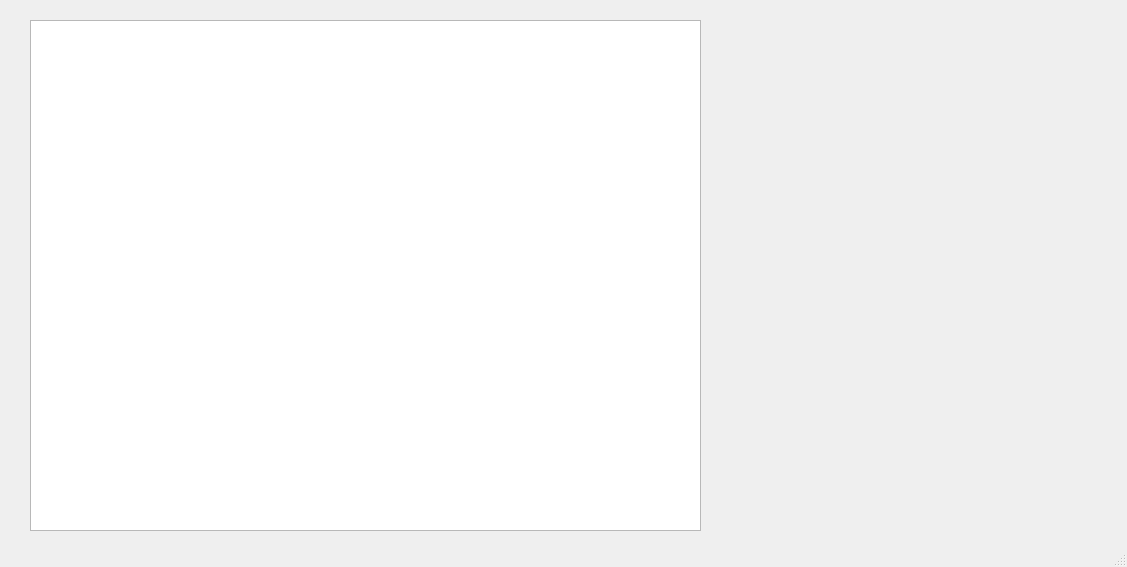
<?xml version="1.0" encoding="UTF-8"?>
<ui version="4.0">
 <class>MainWindow</class>
 <widget class="QMainWindow" name="MainWindow">
  <property name="geometry">
   <rect>
    <x>0</x>
    <y>0</y>
    <width>1127</width>
    <height>567</height>
   </rect>
  </property>
  <property name="windowTitle">
   <string>MainWindow</string>
  </property>
  <widget class="QWidget" name="centralwidget">
   <widget class="ImageWithAxisWidget" name="graphicsView">
    <property name="geometry">
     <rect>
      <x>30</x>
      <y>20</y>
      <width>671</width>
      <height>511</height>
     </rect>
    </property>
   </widget>
  </widget>
  <widget class="QMenuBar" name="menubar">
   <property name="geometry">
    <rect>
     <x>0</x>
     <y>0</y>
     <width>1127</width>
     <height>21</height>
    </rect>
   </property>
  </widget>
  <widget class="QStatusBar" name="statusbar"/>
 </widget>
 <customwidgets>
  <customwidget>
   <class>ImageWithAxisWidget</class>
   <extends>QGraphicsView</extends>
   <header>PlotFunctions</header>
  </customwidget>
 </customwidgets>
 <resources/>
 <connections/>
</ui>
